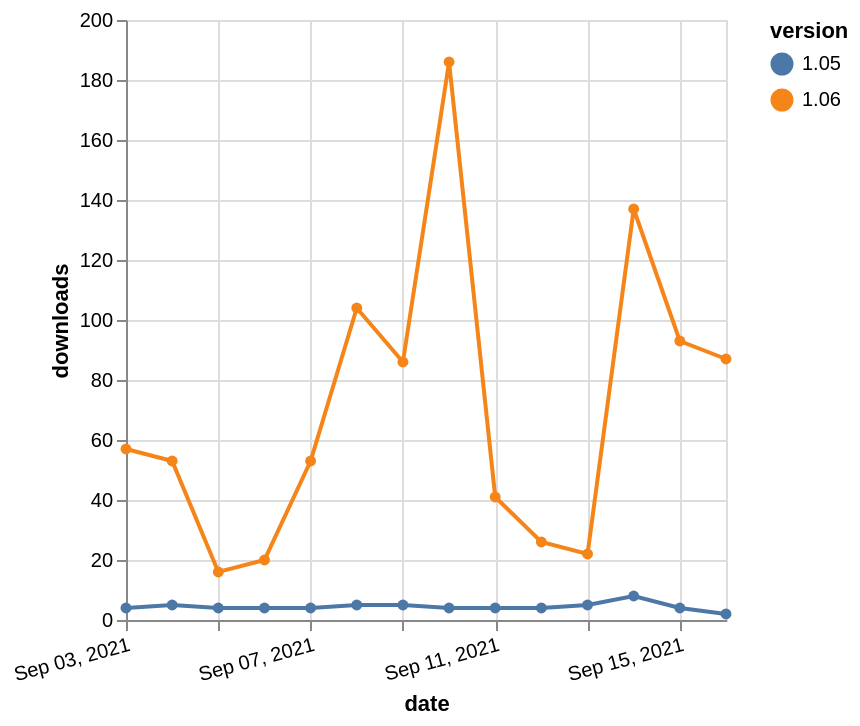

The Vega-Lite source for this figure:
### Vega-Lite specification from a JSON file in a GitHub repository (floating-point values rounded to 4 significant figures)
{"$schema": "https://vega.github.io/schema/vega-lite/v5.json", "description": "A simple bar chart with embedded data.", "data": {"values": [{"date": "2021-09-03", "total": 76357, "delta": 57, "version": "1.06"}, {"date": "2021-09-04", "total": 76410, "delta": 53, "version": "1.06"}, {"date": "2021-09-05", "total": 76426, "delta": 16, "version": "1.06"}, {"date": "2021-09-06", "total": 76446, "delta": 20, "version": "1.06"}, {"date": "2021-09-07", "total": 76499, "delta": 53, "version": "1.06"}, {"date": "2021-09-08", "total": 76603, "delta": 104, "version": "1.06"}, {"date": "2021-09-09", "total": 76689, "delta": 86, "version": "1.06"}, {"date": "2021-09-10", "total": 76875, "delta": 186, "version": "1.06"}, {"date": "2021-09-11", "total": 76916, "delta": 41, "version": "1.06"}, {"date": "2021-09-12", "total": 76942, "delta": 26, "version": "1.06"}, {"date": "2021-09-13", "total": 76964, "delta": 22, "version": "1.06"}, {"date": "2021-09-14", "total": 77101, "delta": 137, "version": "1.06"}, {"date": "2021-09-15", "total": 77194, "delta": 93, "version": "1.06"}, {"date": "2021-09-16", "total": 77281, "delta": 87, "version": "1.06"}, {"date": "2021-09-03", "total": 8612, "delta": 4, "version": "1.05"}, {"date": "2021-09-04", "total": 8617, "delta": 5, "version": "1.05"}, {"date": "2021-09-05", "total": 8621, "delta": 4, "version": "1.05"}, {"date": "2021-09-06", "total": 8625, "delta": 4, "version": "1.05"}, {"date": "2021-09-07", "total": 8629, "delta": 4, "version": "1.05"}, {"date": "2021-09-08", "total": 8634, "delta": 5, "version": "1.05"}, {"date": "2021-09-09", "total": 8639, "delta": 5, "version": "1.05"}, {"date": "2021-09-10", "total": 8643, "delta": 4, "version": "1.05"}, {"date": "2021-09-11", "total": 8647, "delta": 4, "version": "1.05"}, {"date": "2021-09-12", "total": 8651, "delta": 4, "version": "1.05"}, {"date": "2021-09-13", "total": 8656, "delta": 5, "version": "1.05"}, {"date": "2021-09-14", "total": 8664, "delta": 8, "version": "1.05"}, {"date": "2021-09-15", "total": 8668, "delta": 4, "version": "1.05"}, {"date": "2021-09-16", "total": 8670, "delta": 2, "version": "1.05"}]}, "width": "container", "mark": {"type": "line", "point": {"filled": true}}, "encoding": {"x": {"field": "date", "type": "temporal", "timeUnit": "yearmonthdate", "title": "date", "axis": {"labelAngle": -15}}, "y": {"field": "delta", "type": "quantitative", "title": "downloads"}, "color": {"field": "version", "type": "nominal"}, "tooltip": {"field": "delta"}}}
